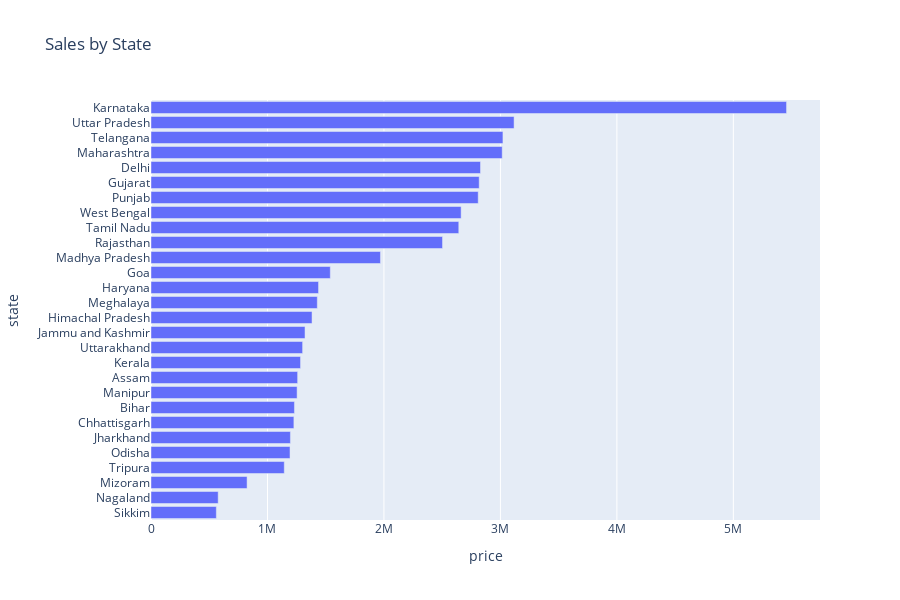

This figure's notebook cell:
### Markdown cell above
### 4.Total Sales by state

### Code cell
state_sales = df.groupby('state', as_index=False)['price'] .sum().sort_values('price', ascending=False)
fig = px.bar(
    state_sales,
    x='price',
    y='state',
    orientation='h',
    title='Sales by State'
)
fig.update_layout(height=600,yaxis=dict(autorange='reversed'))
fig.show()

### Figure 1 — Plotly figure (JSON) as saved in the notebook; plotly's stock layout.template omitted (floating-point values rounded to 4 significant figures)
{"data": [{"hovertemplate": "price=%{x}<br>state=%{y}<extra></extra>", "legendgroup": "", "marker": {"color": "#636efa", "pattern": {"shape": ""}}, "name": "", "orientation": "h", "showlegend": false, "textposition": "auto", "type": "bar", "x": [5457000.0, 3117000.0, 3022000.0, 3016000.0, 2829000.0, 2818000.0, 2809000.0, 2663000.0, 2643000.0, 2503000.0, 1970000.0, 1539000.0, 1438000.0, 1428000.0, 1383000.0, 1323000.0, 1302000.0, 1284000.0, 1259000.0, 1254000.0, 1232000.0, 1227000.0, 1197000.0, 1194000.0, 1144000.0, 824900.0, 576800.0, 561000.0], "xaxis": "x", "y": ["Karnataka", "Uttar Pradesh", "Telangana", "Maharashtra", "Delhi", "Gujarat", "Punjab", "West Bengal", "Tamil Nadu", "Rajasthan", "Madhya Pradesh", "Goa", "Haryana", "Meghalaya", "Himachal Pradesh", "Jammu and Kashmir", "Uttarakhand", "Kerala", "Assam", "Manipur", "Bihar", "Chhattisgarh", "Jharkhand", "Odisha", "Tripura", "Mizoram", "Nagaland", "Sikkim"], "yaxis": "y"}], "layout": {"barmode": "relative", "height": 600, "legend": {"tracegroupgap": 0}, "title": {"text": "Sales by State"}, "xaxis": {"anchor": "y", "domain": [0, 1], "title": {"text": "price"}}, "yaxis": {"anchor": "x", "autorange": "reversed", "domain": [0, 1], "title": {"text": "state"}}}}
